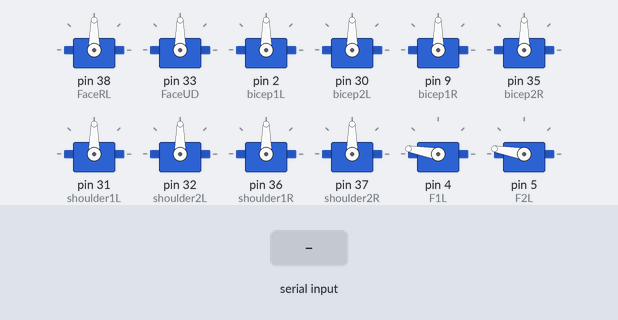
Recording of a sketch running on a simulated Arduino Mega 2560, built with avr-gcc and run on an emulated ATmega2560. On the bench: 12 × servo. The inputs (shaded band) are chosen by the test bench.

Above: at 1.2 s.
1.3 s: "A" received over Serial
At 1.4 s:
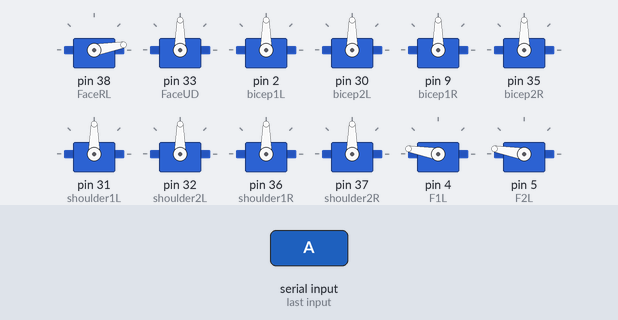
3.0 s: byte 102 ('f') received over Serial
At 3.12 s:
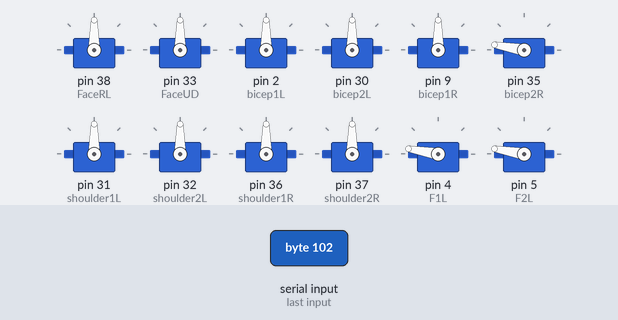
4.7 s: byte 71 ('G') received over Serial
At 5.2 s:
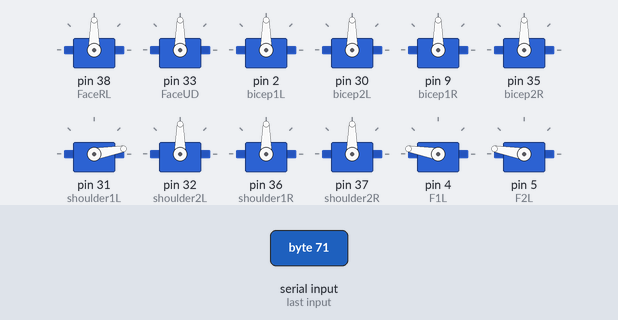
6.9 s: byte 103 ('g') received over Serial
At 7.5 s:
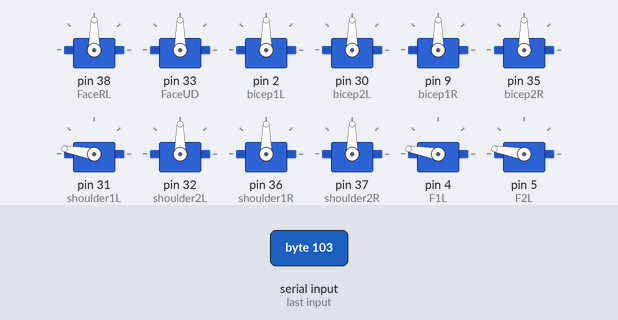
9.1 s: byte 72 ('H') received over Serial
At 9.5 s:
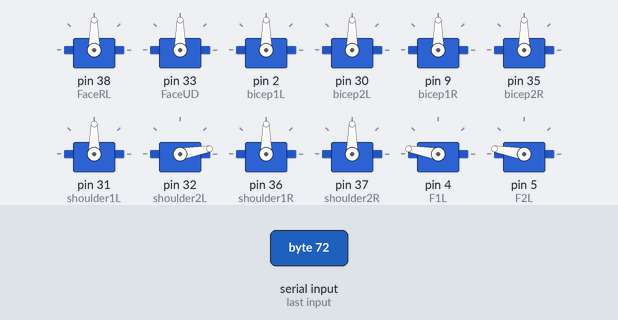
11.1 s: byte 104 ('h') received over Serial
At 11.5 s:
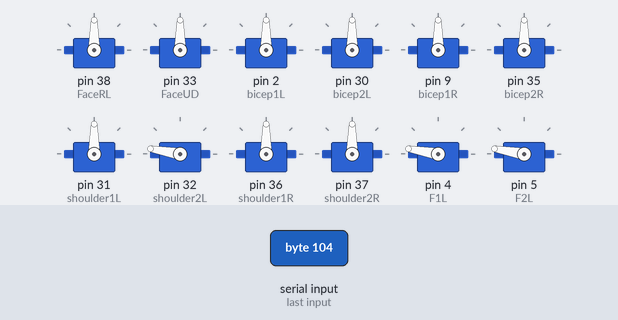
Timing chart, 0 to 14.1 s (numbered marks = the images above; inputs shaded):
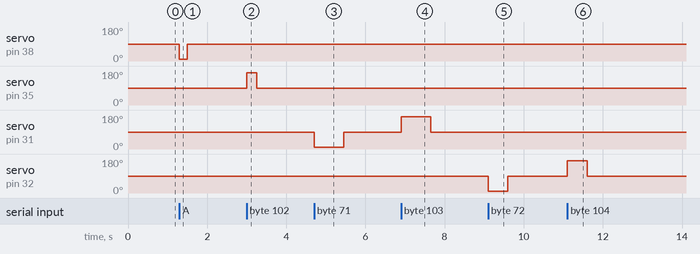

The sketch:

Final_Humanoid_Robot.ino
```cpp
#include <Servo.h> // including servo library and declaring and naming them below
Servo bicep1L;     // hi tech 2
Servo bicep1R;     // hi tech 9
Servo bicep2L;     // hi tech 30
Servo bicep2R;     // hi tech 35
Servo shoulder1L;  // hi tech 31
Servo shoulder2L;  // hi tech 32
Servo shoulder1R;  // hi tech 36
Servo shoulder2R;  // hi tech 37
Servo FaceUD;
Servo FaceRL;      // hi tech 38

Servo F1L; // Pins for fingers,thumb and wrist motors on the left hand= 3,4,5,6,7,8.
Servo F2L;
Servo F3L;
Servo F4L;
Servo TL;
Servo WL;

Servo F1R; // Pins for fingers, thumb and wrist motors on the right hand = 10,13,40,41,42,43.
Servo F2R;
Servo F3R;
Servo F4R;
Servo TR;
Servo WR;

bool flag = 0, flag1 = 0, val = 0, val1 = 0, flag2 = 0; //used flag in fingers open close and bicep
char cmd; // cmd to store command sent via bluetooth

void facerightleft() { //Letter A
  if (cmd == 'A') { // comparing the cmd with set values to provide choice of movement
    FaceRL.write(10);
    delay(200);
    FaceRL.write(90);
  }
  else if (cmd == 'a') {
    FaceRL.write(170);
    delay(200);
    FaceRL.write(90);
  }
}

void mouthupdown() { //Letter B
  if (cmd == 'B') {
    if (flag2 == 0) {
      FaceUD.write(100);
    }
    if (flag2 ==  1) {
      FaceUD.write(160);
    }
    flag2 = !flag2;
  }
}

void bicepleft() { //Letters C and D
  //Bicep 1
  if (cmd == 'C') { // elbow left relax movement
    if (val == 0) { // setting boolean to restrict movement to once only as to not cause damage to hardware
      bicep1L.write(10); // degree 1
      delay(1000); // delay dictates the time for which the motor keeps rotating. Not precise.
      bicep1L.write(90); // degree 2; degree2-1 sets the speed of rotation
      val = !val; // Changin the boolean value to avoid flex movement twice at a time
    }
  }
  else if (cmd == 'c') {
    if (val == 1) { // elbow left flex movement
      bicep1L.write(170);
      delay(1350);
      bicep1L.write(90);
      val = !val;
    }
  }

  //Bicep 2 Left
  else if (cmd == 'D') { // shoulder rotation of left hand
    bicep2L.write(10);
    delay(750);
    bicep2L.write(90);
  }

  else if (cmd == 'd') {// shoulder rotation of left hand
    bicep2L.write(170);
    delay(750);
    bicep2L.write(90);
  }
}

void bicepright() { //Letters E and F
  if (cmd == 'E') { // relax movement of right elbow
    if (val1 == 0) {
      bicep1R.write(10);
      delay(1000);
      bicep1R.write(90);
      val1 = !val1;
    }
  }
  else if (cmd == 'e') { // flex movement of right elbow
    if (val1 == 1) {
      bicep1R.write(170);
      delay(1350);
      bicep1R.write(90);
      val1 = !val1;
    }
  }
  else if (cmd == 'F') { // shoulder rotation of right hand
    bicep2R.write(10);
    delay(250);
    bicep2R.write(90);
  }
  else if (cmd == 'f') { // shoulder rotation of right hand
    bicep2R.write(170);
    delay(250);
    bicep2R.write(90);
  }
}

void shoulderleft() { //Letter G and H
  if (cmd == 'G') { // shoulder vertical of left hand
    shoulder1L.write(10);
    delay(750);
    shoulder1L.write(90);
  }
  else if (cmd == 'g') { // shoulder vertical of left hand
    shoulder1L.write(170);
    delay(750);
    shoulder1L.write(90);
  }
  else if (cmd == 'H') { // shoulder vertical of left hand
    shoulder2L.write(10);
    delay(500);
    shoulder2L.write(90);
  }
  else if (cmd == 'h') { // shoulder vertical of left hand
    shoulder2L.write(170);
    delay(500);
    shoulder2L.write(90);
  }
}

void shoulderright() { //Letters I and J
  if (cmd == 'I') {  // shoulder vertical of right hand
    shoulder1R.write(10);
    delay(750);
    shoulder1R.write(90);
  }
  else if (cmd == 'i') { // shoulder vertical of right hand
    shoulder1R.write(170);
    delay(750);
    shoulder1R.write(90);
  }
  else if (cmd == 'J') { // shoulder vertical of right hand
    shoulder2R.write(10);
    delay(500);
    shoulder2R.write(90);
  }
  else if (cmd == 'j') { // shoulder vertical of right hand
    shoulder2R.write(170);
    delay(500);
    shoulder2R.write(90);
  }
}

void leftfingers() { //Letters K to P
  if (cmd == 'K') { // Open
    F1L.write(170);
  }
  else if (cmd == 'k') {//Close
    F1L.write(10);
  }
  else if (cmd == 'L') {
    F2L.write(170);
  }
  else if (cmd == 'l') {
    F2L.write(10);
  }
  else if (cmd == 'M') {
    F3L.write(180);
  }
  else if (cmd == 'm') {
    F3L.write(10);
  }
  else if (cmd == 'N') {
    F4L.write(10);
  }
  else if (cmd == 'n') {
    F4L.write(170);
  }
  else if (cmd == 'O') {
    TL.write(10);
  }
  else if (cmd == 'o') {
    TL.write(170);
  }
  else if (cmd == 'P') {
    WL.write(60);
  }
  else if (cmd == 'p') {
    WL.write(150);
  }
}

void rightfingers() { //Letters Q to V
  if (cmd == 'Q') { // Open
    F1R.write(10);
  }
  else if (cmd == 'q') {//Close
    F1R.write(170);
  }
  else if (cmd == 'R') {
    F2R.write(10);
  }
  else if (cmd == 'r') {
    F2R.write(170);
  }
  else if (cmd == 'S') {
    F3R.write(10);
  }
  else if (cmd == 's') {
    F3R.write(170);
  }
  else if (cmd == 'T') {
    F4R.write(10);
  }
  else if (cmd == 't') {
    F4R.write(170);
  }
  else if (cmd == 'U') {
    TR.write(170);
  }
  else if (cmd == 'u') {
    TR.write(10);
  }
  else if (cmd == 'V') {
    WR.write(60);
  }
  else if (cmd == 'v') {
    WR.write(150);
  }
}

void allleftfingers() { //Letter W
  if (cmd == 'W') {
    if (flag1 == 0) {
      TL.write(10);
      delay(300);
      F1L.write(170);
      F2L.write(170);
      F3L.write(180);
      F4L.write(10);
    }
    if (flag1 == 1) {
      F1L.write(10);
      F2L.write(10);
      F3L.write(10);
      F4L.write(170);
      delay(300);
      TL.write(170);
    }
    flag1 = !flag1;
  }
}

void allrightfingers() { //Letter X
  if (cmd == 'X') {
    if (flag == 0) {
      TR.write(170);
      delay(300);
      F1R.write(10);
      F2R.write(10);
      F3R.write(10);
      F4R.write(10);
    }
    if (flag == 1) {
      F1R.write(170);
      F2R.write(170);
      F3R.write(170);
      F4R.write(170);
      delay(300);
      TR.write(10);
    }
    flag = !flag;
  }
}

void handshake(){ //Letter Y
  if (cmd == 'Y'){
    //Open all fingers
    TR.write(170);
    delay(300);
    F1R.write(10);
    F2R.write(10);
    F3R.write(10);
    F4R.write(10);

    flag = 1;
    flag1 = 1;

    //Take bicep and shoulder on position
    bicep1R.write(170);
    delay(1350);
    bicep1R.write(90);

    shoulder1L.write(170);
    delay(2000);
    shoulder1L.write(90);

    bicep2R.write(10);
    delay(2000);
    bicep2L.write(90);

    TR.write(100);
    F1R.write(40);
    F2R.write(40);
    F3R.write(40);
    F4R.write(30);

    delay(1000);

    //Back to normal position
    TR.write(170);
    delay(300);
    F1R.write(10);
    F2R.write(10);
    F3R.write(10);
    F4R.write(10);

    bicep2R.write(170);
    delay(2000);
    bicep2R.write(90);

    shoulder1R.write(10);
    delay(2000);
    shoulder1R.write(90);

    bicep1R.write(10);
    delay(1000);
    bicep1R.write(90);
  }
}

void setup() {
  Serial.begin(38400); // Setting the baud rate
  FaceRL.attach(38); //.......Letter A
  FaceUD.attach(33); //.......Letter B
  bicep1L.attach(2); //......Letter C         Elbow of left hand, 1200 delay
  bicep2L.attach(30); //.....Letter D         Shoulder rotation of left
  bicep1R.attach(9);//.......Letter E         Elbow of right hand 1200 delay
  bicep2R.attach(35);//......Letter F         Shoulder rotation of left
  shoulder1L.attach(31);//...Letter G         Vertical or horizontal movement of left
  shoulder2L.attach(32);//...Letter H         Vertical or horizontal movement of left
  shoulder1R.attach(36);//...Letter I         Vertical or horizontal movement of right
  shoulder2R.attach(37);//...Letter J         Vertical or horizontal movement of right

  //Left Fingers
  F1L.attach(4);//...........Letter K
  F2L.attach(5);//...........Letter L
  F3L.attach(6);//...........Letter M
  F4L.attach(7);//...........Letter N
  TL.attach(3);//............Letter O
  WL.attach(8);//............Letter P

  //Right Fingers
  F1R.attach(13);//..........Letter Q
  F2R.attach(40);//..........Letter R
  F3R.attach(41);//..........Letter S
  F4R.attach(42);//..........Letter T
  TR.attach(10);//...........Letter U
  WR.attach(43);//...........Letter V

  //Open all Fingers
  F1L.write(170);//finger open
  F2L.write(170);
  F3L.write(180);
  F4L.write(10);// this finger is open at 10(opp)
  TL.write(10);// this finger is open at 10(opp)
  WL.write(90);

  F1R.write(10);//finger open
  F2R.write(10);
  F3R.write(10);
  F4R.write(10);
  TR.write(170);// this finger is open at 10(opp)
  WR.write(90);

}

void loop() {
  if (Serial.available()) {
    cmd = Serial.read(); // Recognising the command set by controller
    facerightleft();
    mouthupdown();
    bicepleft();
    bicepright();
    shoulderleft();
    shoulderright();
    leftfingers();
    rightfingers();
    allleftfingers();
    allrightfingers();
    if (cmd == 'Z'){
      WL.write(180);
    }
    if (cmd == 'z'){
      WR.write(0);
    }
  }
}
```

Measured:
- after the input at 1.3 s, servo on pin 38 (FaceRL): 90° → 10° at once, → 90° 0.20 s later
- after the input at 3.0 s, servo on pin 35 (bicep2R): 90° → 170° at once, → 90° 0.25 s later
- after the input at 4.7 s, servo on pin 31 (shoulder1L): 90° → 10° at once, → 90° 0.75 s later
- after the input at 6.9 s, servo on pin 31 (shoulder1L): 90° → 170° at once, → 90° 0.75 s later
- after the input at 9.1 s, servo on pin 32 (shoulder2L): 90° → 10° at once, → 90° 0.50 s later
- after the input at 11.1 s, servo on pin 32 (shoulder2L): 90° → 170° at once, → 90° 0.50 s later
